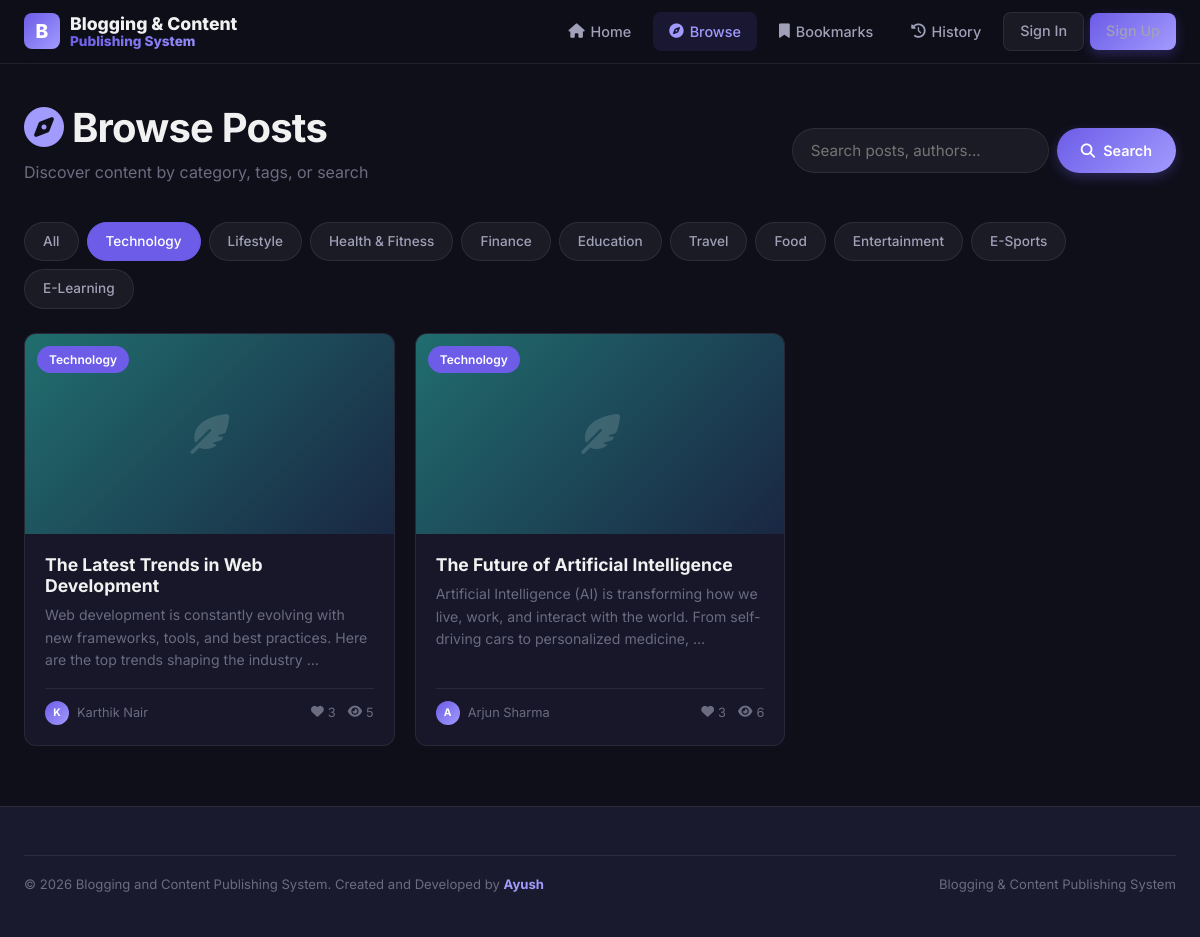
Screenshot of /reader/browse/?category=1 with the database file from the repository.
### author/models.py (models this page shows, shortened)
class tbl_categories(models.Model):
    name = models.CharField(max_length=50, unique=True)
    description = models.TextField(blank=True, default='')
    created_at = models.DateTimeField(auto_now_add=True)
    class Meta:
        verbose_name_plural = "Categories"

class tbl_posts(models.Model):
    author_id = models.ForeignKey(tbl_authors, on_delete=models.CASCADE, related_name='posts')
    category_id = models.ForeignKey(tbl_categories, on_delete=models.CASCADE, related_name='posts')
    title = models.CharField(max_length=200)
    content = models.TextField()
    excerpt = models.TextField(blank=True, default='', max_length=500)
    featured_image = models.ImageField(upload_to='posts/featured/', blank=True, null=True)
    status = models.BooleanField(default=False)  # False=Pending/Draft, True=Published
    is_submitted = models.BooleanField(default=False)  # True=Pending Review, False=Draft
    is_featured = models.BooleanField(default=False)
    created_at = models.DateTimeField(auto_now_add=True)
    updated_at = models.DateTimeField(auto_now=True)
    class Meta:
        ordering = ['-created_at']
        verbose_name_plural = "Posts"

class tbl_authors(models.Model):
    user_id = models.OneToOneField(tbl_user, on_delete=models.CASCADE, related_name='author_profile')
    bio = models.TextField(blank=True, default='')
    profile_image = models.ImageField(upload_to='authors/profiles/', blank=True, null=True)
    website = models.URLField(blank=True, default='')
    created_at = models.DateTimeField(auto_now_add=True)

### accounts/models.py (models this page shows, shortened)
class tbl_user(models.Model):
    name = models.CharField(max_length=80)
    username = models.CharField(max_length=30, unique=True)
    email = models.EmailField(unique=True, max_length=60)
    password = models.CharField(max_length=128)
    role = models.CharField(max_length=20, default='reader',
                            choices=[('admin', 'Admin'), ('author', 'Author'), ('reader', 'Reader')])
    status = models.BooleanField(default=True)
    created_at = models.DateTimeField(auto_now_add=True)
    updated_at = models.DateTimeField(auto_now=True)

### reader/views.py (the view, shortened to what this page needs)
# urls.py: path('browse/', views.browse, name='reader_browse'),
def browse(request):
    ctx = get_session_context(request)
    ctx.update({"zone": "reader", "page": "browse"})
    posts = tbl_posts.objects.filter(status=True).order_by("-id")
    q = request.GET.get("q", "").strip()
    cat = request.GET.get("category", "")
    if cat:
        posts = posts.filter(category_id__id=cat)
    tag = request.GET.get("tag", "")
    if tag:
        post_ids = tbl_post_tags.objects.filter(tag_id__name=tag).values_list('post_id', flat=True)
        posts = posts.filter(id__in=post_ids)
    for post in posts:
        post.like_count = tbl_likes.objects.filter(post_id=post).count()
        post.comment_count = tbl_comments.objects.filter(post_id=post).count()
        post.view_count = tbl_post_views.objects.filter(post_id=post).count()
    ctx["posts"] = posts
    ctx["categories"] = tbl_categories.objects.all()
    ctx["search_query"] = q
    ctx["selected_category"] = cat
    ctx["selected_tag"] = tag
    return render(request, "reader/browse.html", ctx)

### reader/views.py (called while the page is built)
def get_session_context(request):
    uid = request.session.get('user_id')
    notif_count = 0
    if uid:
        notif_count = tbl_notifications.objects.filter(user_id__id=uid, is_read=False).count()
    return {
        'user_id': uid,
        'user_name': request.session.get('user_name', 'Guest'),
        'user_role': request.session.get('user_role', 'reader'),
        'user_username': request.session.get('user_username', ''),
        'notif_count': notif_count,
    }

### templates/reader/browse.html (shortened to what this page needs)
{% extends "reader/base.html" %}
{% block content %}
<div class="page-header">
    <div class="flex justify-between items-center" style="flex-wrap:wrap;gap:16px;">
        <div>
            <h1><i class="fas fa-compass" style="color:var(--primary-light);"></i> Browse Posts</h1>
            <p style="color:var(--text-muted);">Discover content by category, tags, or search</p>
        </div>
        <form method="GET" action="/reader/browse/" class="search-bar">
            <input type="text" name="q" placeholder="Search posts, authors..." value="{{ search_query|default:'' }}">
            <button type="submit" class="btn btn-primary"><i class="fas fa-search"></i> Search</button>
        </form>
    </div>
</div>
<div class="page-content">
    <div class="filter-tabs mb-3">
        <a href="/reader/browse/" class="filter-tab {% if not selected_category %}active{% endif %}">All</a>
        {% for cat in categories %}
        <a href="/reader/browse/?category={{ cat.id }}{% if search_query %}&q={{ search_query }}{% endif %}"
            class="filter-tab {% if selected_category == cat.id|stringformat:'d' %}active{% endif %}">{{ cat.name }}</a>
        {% endfor %}
    </div>
    {% if posts %}
    <div class="grid-3">
        {% for post in posts %}
        <div class="post-card animate-fadeInUp">
            <div class="post-card-image">
                {% if post.featured_image %}
                <img src="{{ post.featured_image.url }}" alt="{{ post.title }}">
                {% else %}
                <div
                    style="width:100%;height:100%;background:linear-gradient(135deg, hsl({{ forloop.counter0|add:180 }}, 55%, 28%), hsl({{ forloop.counter0|add:220 }}, 45%, 18%));display:flex;align-items:center;justify-content:center;">
                    <i class="fas fa-feather-alt" style="font-size:2.5rem;color:rgba(255,255,255,0.15);"></i>
                </div>
                {% endif %}
                <span class="category-badge">{{ post.category_id.name }}</span>
            </div>
            <div class="post-card-body">
                <h3><a href="/reader/blog/{{ post.id }}/">{{ post.title }}</a></h3>
                <p class="excerpt">{{ post.excerpt|default:post.content|truncatewords:20 }}</p>
                <div class="post-card-meta">
                    <div class="post-card-author">
                        <div class="avatar-sm">{{ post.author_id.user_id.name|first }}</div>
                        <span>{{ post.author_id.user_id.name }}</span>
                    </div>
                    <div class="post-card-stats">
                        <span><i class="fas fa-heart"></i> {{ post.like_count }}</span>
                        <span><i class="fas fa-eye"></i> {{ post.view_count }}</span>
                    </div>
                </div>
            </div>
        </div>
        {% endfor %}
    </div>
    {% endif %}
</div>
{% endblock %}

### rows the page displays
tbl_categories: name "Technology"
tbl_categories: name "Lifestyle"
tbl_categories: name "Health & Fitness"
tbl_categories: name "Finance"
tbl_categories: name "Education"
tbl_categories: name "Travel"
tbl_categories: name "Food"
tbl_categories: name "Entertainment"
tbl_categories: name "E-Sports"
tbl_categories: name "E-Learning"
tbl_posts: category_id.name "Technology", title "The Latest Trends in Web Development", excerpt "Web development is constantly evolving with new frameworks, tools, and best practices. Here are the top trends shaping the industry …", author_id.user_id.name|first "K", author_id.user_id.name "Karthik Nair", like_count "3", view_count "5"
tbl_posts: category_id.name "Technology", title "The Future of Artificial Intelligence", excerpt "Artificial Intelligence (AI) is transforming how we live, work, and interact with the world. From self-driving cars to personalized medicine, …", author_id.user_id.name|first "A", author_id.user_id.name "Arjun Sharma", like_count "3", view_count "6"
